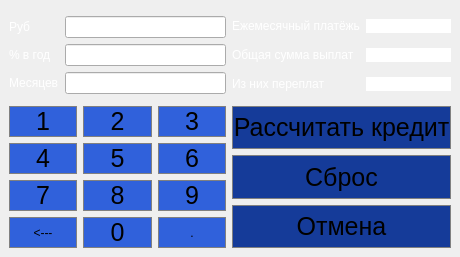
<?xml version="1.0" encoding="UTF-8"?>
<ui version="4.0">
 <class>MainWindow</class>
 <widget class="QMainWindow" name="MainWindow">
  <property name="geometry">
   <rect>
    <x>0</x>
    <y>0</y>
    <width>460</width>
    <height>257</height>
   </rect>
  </property>
  <property name="windowTitle">
   <string>Валютный калькулятор</string>
  </property>
  <property name="windowIcon">
   <iconset resource="resources.qrc">
    <normaloff>:/rec/icon/winIcon.png</normaloff>:/rec/icon/winIcon.png</iconset>
  </property>
  <widget class="QWidget" name="centralwidget">
   <layout class="QGridLayout" name="gridLayout_2">
    <item row="5" column="0">
     <layout class="QGridLayout" name="gridLayout">
      <item row="0" column="2">
       <widget class="QPushButton" name="numButton3">
        <property name="sizePolicy">
         <sizepolicy hsizetype="Minimum" vsizetype="Preferred">
          <horstretch>0</horstretch>
          <verstretch>0</verstretch>
         </sizepolicy>
        </property>
        <property name="font">
         <font>
          <pointsize>19</pointsize>
         </font>
        </property>
        <property name="autoFillBackground">
         <bool>false</bool>
        </property>
        <property name="styleSheet">
         <string notr="true">QPushButton {
   border: 1px solid gray;
   background-color: #3061db;
}
QPushButton:pressed {
    background-color: #153b99;
}</string>
        </property>
        <property name="text">
         <string>3</string>
        </property>
       </widget>
      </item>
      <item row="2" column="2">
       <widget class="QPushButton" name="numButton9">
        <property name="sizePolicy">
         <sizepolicy hsizetype="Minimum" vsizetype="Preferred">
          <horstretch>0</horstretch>
          <verstretch>0</verstretch>
         </sizepolicy>
        </property>
        <property name="font">
         <font>
          <pointsize>19</pointsize>
         </font>
        </property>
        <property name="autoFillBackground">
         <bool>false</bool>
        </property>
        <property name="styleSheet">
         <string notr="true">QPushButton {
   border: 1px solid gray;
   background-color: #3061db;
}
QPushButton:pressed {
    background-color: #153b99;
}</string>
        </property>
        <property name="text">
         <string>9</string>
        </property>
       </widget>
      </item>
      <item row="1" column="0">
       <widget class="QPushButton" name="numButton4">
        <property name="sizePolicy">
         <sizepolicy hsizetype="Minimum" vsizetype="Preferred">
          <horstretch>0</horstretch>
          <verstretch>0</verstretch>
         </sizepolicy>
        </property>
        <property name="font">
         <font>
          <pointsize>19</pointsize>
         </font>
        </property>
        <property name="autoFillBackground">
         <bool>false</bool>
        </property>
        <property name="styleSheet">
         <string notr="true">QPushButton {
   border: 1px solid gray;
   background-color: #3061db;
}
QPushButton:pressed {
    background-color: #153b99;
}</string>
        </property>
        <property name="text">
         <string>4</string>
        </property>
       </widget>
      </item>
      <item row="0" column="1">
       <widget class="QPushButton" name="numButton2">
        <property name="sizePolicy">
         <sizepolicy hsizetype="Minimum" vsizetype="Preferred">
          <horstretch>0</horstretch>
          <verstretch>0</verstretch>
         </sizepolicy>
        </property>
        <property name="font">
         <font>
          <pointsize>19</pointsize>
         </font>
        </property>
        <property name="autoFillBackground">
         <bool>false</bool>
        </property>
        <property name="styleSheet">
         <string notr="true">QPushButton {
   border: 1px solid gray;
   background-color: #3061db;
}
QPushButton:pressed {
    background-color: #153b99;
}</string>
        </property>
        <property name="text">
         <string>2</string>
        </property>
       </widget>
      </item>
      <item row="2" column="1">
       <widget class="QPushButton" name="numButton8">
        <property name="sizePolicy">
         <sizepolicy hsizetype="Minimum" vsizetype="Preferred">
          <horstretch>0</horstretch>
          <verstretch>0</verstretch>
         </sizepolicy>
        </property>
        <property name="font">
         <font>
          <pointsize>19</pointsize>
         </font>
        </property>
        <property name="autoFillBackground">
         <bool>false</bool>
        </property>
        <property name="styleSheet">
         <string notr="true">QPushButton {
   border: 1px solid gray;
   background-color: #3061db;
}
QPushButton:pressed {
    background-color: #153b99;
}</string>
        </property>
        <property name="text">
         <string>8</string>
        </property>
       </widget>
      </item>
      <item row="3" column="2">
       <widget class="QPushButton" name="numButtonDot">
        <property name="sizePolicy">
         <sizepolicy hsizetype="Minimum" vsizetype="Preferred">
          <horstretch>0</horstretch>
          <verstretch>0</verstretch>
         </sizepolicy>
        </property>
        <property name="autoFillBackground">
         <bool>false</bool>
        </property>
        <property name="styleSheet">
         <string notr="true">QPushButton {
   border: 1px solid gray;
   background-color: #3061db;
}
QPushButton:pressed {
    background-color: #153b99;
}</string>
        </property>
        <property name="text">
         <string>.</string>
        </property>
       </widget>
      </item>
      <item row="1" column="1">
       <widget class="QPushButton" name="numButton5">
        <property name="sizePolicy">
         <sizepolicy hsizetype="Minimum" vsizetype="Preferred">
          <horstretch>0</horstretch>
          <verstretch>0</verstretch>
         </sizepolicy>
        </property>
        <property name="font">
         <font>
          <pointsize>19</pointsize>
         </font>
        </property>
        <property name="autoFillBackground">
         <bool>false</bool>
        </property>
        <property name="styleSheet">
         <string notr="true">QPushButton {
   border: 1px solid gray;
   background-color: #3061db;
}
QPushButton:pressed {
    background-color: #153b99;
}</string>
        </property>
        <property name="text">
         <string>5</string>
        </property>
       </widget>
      </item>
      <item row="3" column="1">
       <widget class="QPushButton" name="numButton0">
        <property name="sizePolicy">
         <sizepolicy hsizetype="Minimum" vsizetype="Preferred">
          <horstretch>0</horstretch>
          <verstretch>0</verstretch>
         </sizepolicy>
        </property>
        <property name="font">
         <font>
          <pointsize>19</pointsize>
         </font>
        </property>
        <property name="autoFillBackground">
         <bool>false</bool>
        </property>
        <property name="styleSheet">
         <string notr="true">QPushButton {
   border: 1px solid gray;
   background-color: #3061db;
}
QPushButton:pressed {
    background-color: #153b99;
}</string>
        </property>
        <property name="text">
         <string>0</string>
        </property>
       </widget>
      </item>
      <item row="2" column="0">
       <widget class="QPushButton" name="numButton7">
        <property name="sizePolicy">
         <sizepolicy hsizetype="Minimum" vsizetype="Preferred">
          <horstretch>0</horstretch>
          <verstretch>0</verstretch>
         </sizepolicy>
        </property>
        <property name="font">
         <font>
          <pointsize>19</pointsize>
         </font>
        </property>
        <property name="autoFillBackground">
         <bool>false</bool>
        </property>
        <property name="styleSheet">
         <string notr="true">QPushButton {
   border: 1px solid gray;
   background-color: #3061db;
}
QPushButton:pressed {
    background-color: #153b99;
}</string>
        </property>
        <property name="text">
         <string>7</string>
        </property>
       </widget>
      </item>
      <item row="0" column="0">
       <widget class="QPushButton" name="numButton1">
        <property name="sizePolicy">
         <sizepolicy hsizetype="Minimum" vsizetype="Preferred">
          <horstretch>0</horstretch>
          <verstretch>0</verstretch>
         </sizepolicy>
        </property>
        <property name="baseSize">
         <size>
          <width>40</width>
          <height>40</height>
         </size>
        </property>
        <property name="font">
         <font>
          <pointsize>19</pointsize>
         </font>
        </property>
        <property name="autoFillBackground">
         <bool>false</bool>
        </property>
        <property name="styleSheet">
         <string notr="true">QPushButton {
   border: 1px solid gray;
   background-color: #3061db;
}
QPushButton:pressed {
    background-color: #153b99;
}</string>
        </property>
        <property name="text">
         <string>1</string>
        </property>
       </widget>
      </item>
      <item row="1" column="2">
       <widget class="QPushButton" name="numButton6">
        <property name="sizePolicy">
         <sizepolicy hsizetype="Minimum" vsizetype="Preferred">
          <horstretch>0</horstretch>
          <verstretch>0</verstretch>
         </sizepolicy>
        </property>
        <property name="font">
         <font>
          <pointsize>19</pointsize>
         </font>
        </property>
        <property name="autoFillBackground">
         <bool>false</bool>
        </property>
        <property name="styleSheet">
         <string notr="true">QPushButton {
   border: 1px solid gray;
   background-color: #3061db;
}
QPushButton:pressed {
    background-color: #153b99;
}</string>
        </property>
        <property name="text">
         <string>6</string>
        </property>
       </widget>
      </item>
      <item row="3" column="0">
       <widget class="QPushButton" name="pushButton">
        <property name="sizePolicy">
         <sizepolicy hsizetype="Minimum" vsizetype="Preferred">
          <horstretch>0</horstretch>
          <verstretch>0</verstretch>
         </sizepolicy>
        </property>
        <property name="styleSheet">
         <string notr="true">QPushButton {
   border: 1px solid gray;
   background-color: #3061db;
}
QPushButton:pressed {
    background-color: #153b99;
}</string>
        </property>
        <property name="text">
         <string>&lt;---</string>
        </property>
       </widget>
      </item>
     </layout>
    </item>
    <item row="5" column="1">
     <layout class="QVBoxLayout" name="verticalLayout_3">
      <item>
       <widget class="QPushButton" name="calculateButton">
        <property name="sizePolicy">
         <sizepolicy hsizetype="Minimum" vsizetype="Preferred">
          <horstretch>0</horstretch>
          <verstretch>0</verstretch>
         </sizepolicy>
        </property>
        <property name="font">
         <font>
          <pointsize>19</pointsize>
         </font>
        </property>
        <property name="styleSheet">
         <string notr="true">QPushButton {
   border: 1px solid gray;
   background-color: #153b99;
}
QPushButton:pressed {
    background-color: #3061db;
}</string>
        </property>
        <property name="text">
         <string>Рассчитать кредит</string>
        </property>
       </widget>
      </item>
      <item>
       <widget class="QPushButton" name="resetButton">
        <property name="sizePolicy">
         <sizepolicy hsizetype="Minimum" vsizetype="Preferred">
          <horstretch>0</horstretch>
          <verstretch>0</verstretch>
         </sizepolicy>
        </property>
        <property name="font">
         <font>
          <pointsize>19</pointsize>
         </font>
        </property>
        <property name="styleSheet">
         <string notr="true">QPushButton {
   border: 1px solid gray;
   background-color: #153b99;
}
QPushButton:pressed {
    background-color: #3061db;
}</string>
        </property>
        <property name="text">
         <string>Сброс</string>
        </property>
       </widget>
      </item>
      <item>
       <widget class="QPushButton" name="cancelButton">
        <property name="sizePolicy">
         <sizepolicy hsizetype="Minimum" vsizetype="Preferred">
          <horstretch>0</horstretch>
          <verstretch>0</verstretch>
         </sizepolicy>
        </property>
        <property name="font">
         <font>
          <pointsize>19</pointsize>
         </font>
        </property>
        <property name="styleSheet">
         <string notr="true">QPushButton {
   border: 1px solid gray;
   background-color: #153b99;
}
QPushButton:pressed {
    background-color: #3061db;
}</string>
        </property>
        <property name="text">
         <string>Отмена</string>
        </property>
       </widget>
      </item>
     </layout>
    </item>
    <item row="0" column="1">
     <layout class="QFormLayout" name="formLayout_2">
      <property name="formAlignment">
       <set>Qt::AlignLeading|Qt::AlignLeft|Qt::AlignVCenter</set>
      </property>
      <property name="verticalSpacing">
       <number>15</number>
      </property>
      <item row="0" column="0">
       <widget class="QLabel" name="infomonpayLabel">
        <property name="styleSheet">
         <string notr="true">QLabel {
	color:  white;
}</string>
        </property>
        <property name="text">
         <string>Ежемесячный платёжь</string>
        </property>
       </widget>
      </item>
      <item row="0" column="1">
       <widget class="QLabel" name="monpayLabel">
        <property name="sizePolicy">
         <sizepolicy hsizetype="Preferred" vsizetype="Fixed">
          <horstretch>0</horstretch>
          <verstretch>0</verstretch>
         </sizepolicy>
        </property>
        <property name="autoFillBackground">
         <bool>false</bool>
        </property>
        <property name="styleSheet">
         <string notr="true">QLabel {
	background-color: white;
	color:  black;
}</string>
        </property>
        <property name="text">
         <string/>
        </property>
       </widget>
      </item>
      <item row="1" column="0">
       <widget class="QLabel" name="infosumLabel">
        <property name="styleSheet">
         <string notr="true">QLabel {
	color:  white;
}</string>
        </property>
        <property name="text">
         <string>Общая сумма выплат</string>
        </property>
       </widget>
      </item>
      <item row="1" column="1">
       <widget class="QLabel" name="sumLabel">
        <property name="sizePolicy">
         <sizepolicy hsizetype="Preferred" vsizetype="Fixed">
          <horstretch>0</horstretch>
          <verstretch>0</verstretch>
         </sizepolicy>
        </property>
        <property name="styleSheet">
         <string notr="true">QLabel {
	background-color: white;
	color:  black;
}</string>
        </property>
        <property name="text">
         <string/>
        </property>
       </widget>
      </item>
      <item row="2" column="0">
       <widget class="QLabel" name="infooverpayLabel">
        <property name="styleSheet">
         <string notr="true">QLabel {
	color:  white;
}</string>
        </property>
        <property name="text">
         <string>Из них переплат</string>
        </property>
       </widget>
      </item>
      <item row="2" column="1">
       <widget class="QLabel" name="overpayLabel">
        <property name="sizePolicy">
         <sizepolicy hsizetype="Preferred" vsizetype="Fixed">
          <horstretch>0</horstretch>
          <verstretch>0</verstretch>
         </sizepolicy>
        </property>
        <property name="styleSheet">
         <string notr="true">QLabel {
	background-color: white;
	color:  black;
}</string>
        </property>
        <property name="text">
         <string/>
        </property>
       </widget>
      </item>
     </layout>
    </item>
    <item row="0" column="0">
     <layout class="QFormLayout" name="formLayout">
      <property name="formAlignment">
       <set>Qt::AlignRight|Qt::AlignTrailing|Qt::AlignVCenter</set>
      </property>
      <item row="0" column="1">
       <widget class="QLineEdit" name="rubLineEdit">
        <property name="readOnly">
         <bool>false</bool>
        </property>
       </widget>
      </item>
      <item row="0" column="0">
       <widget class="QLabel" name="label">
        <property name="styleSheet">
         <string notr="true">QLabel {
	color:  white;
}</string>
        </property>
        <property name="text">
         <string>Руб</string>
        </property>
       </widget>
      </item>
      <item row="1" column="0">
       <widget class="QLabel" name="label_2">
        <property name="styleSheet">
         <string notr="true">QLabel {
	color:  white;
}</string>
        </property>
        <property name="text">
         <string>% в год</string>
        </property>
       </widget>
      </item>
      <item row="2" column="0">
       <widget class="QLabel" name="label_3">
        <property name="styleSheet">
         <string notr="true">QLabel {
	color:  white;
}</string>
        </property>
        <property name="text">
         <string>Месяцев</string>
        </property>
       </widget>
      </item>
      <item row="1" column="1">
       <widget class="QLineEdit" name="percentLineEdit">
        <property name="readOnly">
         <bool>false</bool>
        </property>
       </widget>
      </item>
      <item row="2" column="1">
       <widget class="QLineEdit" name="monLineEdit">
        <property name="readOnly">
         <bool>false</bool>
        </property>
       </widget>
      </item>
     </layout>
    </item>
   </layout>
  </widget>
 </widget>
 <resources>
  <include location="resources.qrc"/>
 </resources>
 <connections/>
</ui>
